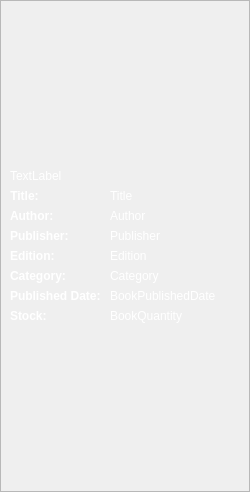
<?xml version="1.0" encoding="UTF-8"?>
<ui version="4.0">
 <class>Book</class>
 <widget class="QWidget" name="Book">
  <property name="geometry">
   <rect>
    <x>0</x>
    <y>0</y>
    <width>250</width>
    <height>492</height>
   </rect>
  </property>
  <property name="sizePolicy">
   <sizepolicy hsizetype="Fixed" vsizetype="Fixed">
    <horstretch>0</horstretch>
    <verstretch>0</verstretch>
   </sizepolicy>
  </property>
  <property name="windowTitle">
   <string>Form</string>
  </property>
  <property name="styleSheet">
   <string notr="true"/>
  </property>
  <layout class="QGridLayout" name="gridLayout">
   <property name="leftMargin">
    <number>0</number>
   </property>
   <property name="topMargin">
    <number>0</number>
   </property>
   <property name="rightMargin">
    <number>0</number>
   </property>
   <property name="bottomMargin">
    <number>0</number>
   </property>
   <property name="spacing">
    <number>0</number>
   </property>
   <item row="0" column="0">
    <widget class="QFrame" name="frame">
     <property name="frameShape">
      <enum>QFrame::StyledPanel</enum>
     </property>
     <property name="frameShadow">
      <enum>QFrame::Raised</enum>
     </property>
     <layout class="QVBoxLayout" name="verticalLayout">
      <property name="spacing">
       <number>0</number>
      </property>
      <property name="leftMargin">
       <number>0</number>
      </property>
      <property name="topMargin">
       <number>0</number>
      </property>
      <property name="rightMargin">
       <number>0</number>
      </property>
      <property name="bottomMargin">
       <number>0</number>
      </property>
      <item>
       <widget class="QFrame" name="PhotoContainer">
        <property name="styleSheet">
         <string notr="true">QFrame{
	border-style:none;
}</string>
        </property>
        <property name="frameShape">
         <enum>QFrame::StyledPanel</enum>
        </property>
        <property name="frameShadow">
         <enum>QFrame::Raised</enum>
        </property>
        <layout class="QGridLayout" name="gridLayout_2">
         <item row="0" column="0">
          <widget class="QLabel" name="BookPhoto">
           <property name="text">
            <string/>
           </property>
           <property name="pixmap">
            <pixmap>Images/NoImageAvailable.png</pixmap>
           </property>
           <property name="scaledContents">
            <bool>true</bool>
           </property>
          </widget>
         </item>
        </layout>
       </widget>
      </item>
      <item>
       <widget class="QFrame" name="BookDetails">
        <property name="styleSheet">
         <string notr="true">QLabel{
	color: white;
}
QFrame {
	border-style:none;
}</string>
        </property>
        <property name="frameShape">
         <enum>QFrame::StyledPanel</enum>
        </property>
        <property name="frameShadow">
         <enum>QFrame::Raised</enum>
        </property>
        <layout class="QFormLayout" name="formLayout">
         <item row="3" column="0">
          <widget class="QLabel" name="TitleLabel">
           <property name="font">
            <font>
             <weight>75</weight>
             <bold>true</bold>
            </font>
           </property>
           <property name="text">
            <string>Title: </string>
           </property>
           <property name="alignment">
            <set>Qt::AlignRight|Qt::AlignTrailing|Qt::AlignVCenter</set>
           </property>
          </widget>
         </item>
         <item row="3" column="1">
          <widget class="QLabel" name="BookTitle">
           <property name="text">
            <string>Title</string>
           </property>
          </widget>
         </item>
         <item row="4" column="0">
          <widget class="QLabel" name="AuthorLabell">
           <property name="font">
            <font>
             <weight>75</weight>
             <bold>true</bold>
            </font>
           </property>
           <property name="text">
            <string>Author: </string>
           </property>
          </widget>
         </item>
         <item row="4" column="1">
          <widget class="QLabel" name="BookAuthor">
           <property name="text">
            <string>Author</string>
           </property>
          </widget>
         </item>
         <item row="5" column="0">
          <widget class="QLabel" name="PublisherLabel">
           <property name="font">
            <font>
             <weight>75</weight>
             <bold>true</bold>
            </font>
           </property>
           <property name="text">
            <string>Publisher: </string>
           </property>
          </widget>
         </item>
         <item row="5" column="1">
          <widget class="QLabel" name="BookPublisher">
           <property name="text">
            <string>Publisher</string>
           </property>
          </widget>
         </item>
         <item row="6" column="0">
          <widget class="QLabel" name="EditionLabel">
           <property name="font">
            <font>
             <weight>75</weight>
             <bold>true</bold>
            </font>
           </property>
           <property name="text">
            <string>Edition: </string>
           </property>
          </widget>
         </item>
         <item row="6" column="1">
          <widget class="QLabel" name="BookEdition">
           <property name="text">
            <string>Edition</string>
           </property>
          </widget>
         </item>
         <item row="7" column="0">
          <widget class="QLabel" name="CategoryLabel">
           <property name="font">
            <font>
             <weight>75</weight>
             <bold>true</bold>
            </font>
           </property>
           <property name="text">
            <string>Category: </string>
           </property>
          </widget>
         </item>
         <item row="7" column="1">
          <widget class="QLabel" name="BookCategory">
           <property name="text">
            <string>Category</string>
           </property>
          </widget>
         </item>
         <item row="8" column="0">
          <widget class="QLabel" name="PublishedDateLabel">
           <property name="font">
            <font>
             <weight>75</weight>
             <bold>true</bold>
            </font>
           </property>
           <property name="text">
            <string>Published Date: </string>
           </property>
          </widget>
         </item>
         <item row="8" column="1">
          <widget class="QLabel" name="BookPublisherDate">
           <property name="text">
            <string>BookPublishedDate</string>
           </property>
          </widget>
         </item>
         <item row="9" column="0">
          <widget class="QLabel" name="StockLabel">
           <property name="font">
            <font>
             <weight>75</weight>
             <bold>true</bold>
            </font>
           </property>
           <property name="text">
            <string>Stock: </string>
           </property>
          </widget>
         </item>
         <item row="9" column="1">
          <widget class="QLabel" name="BookQuantity">
           <property name="text">
            <string>BookQuantity</string>
           </property>
          </widget>
         </item>
         <item row="2" column="0">
          <widget class="QLabel" name="BookId">
           <property name="text">
            <string>TextLabel</string>
           </property>
          </widget>
         </item>
        </layout>
       </widget>
      </item>
      <item>
       <widget class="QFrame" name="ButtonContainer">
        <property name="styleSheet">
         <string notr="true">QFrame{
	border-style:none;
}</string>
        </property>
        <property name="frameShape">
         <enum>QFrame::StyledPanel</enum>
        </property>
        <property name="frameShadow">
         <enum>QFrame::Raised</enum>
        </property>
        <layout class="QGridLayout" name="gridLayout_3">
         <property name="leftMargin">
          <number>0</number>
         </property>
         <property name="topMargin">
          <number>0</number>
         </property>
         <property name="rightMargin">
          <number>0</number>
         </property>
         <property name="bottomMargin">
          <number>0</number>
         </property>
         <property name="verticalSpacing">
          <number>0</number>
         </property>
        </layout>
       </widget>
      </item>
     </layout>
    </widget>
   </item>
  </layout>
 </widget>
 <resources/>
 <connections/>
</ui>
